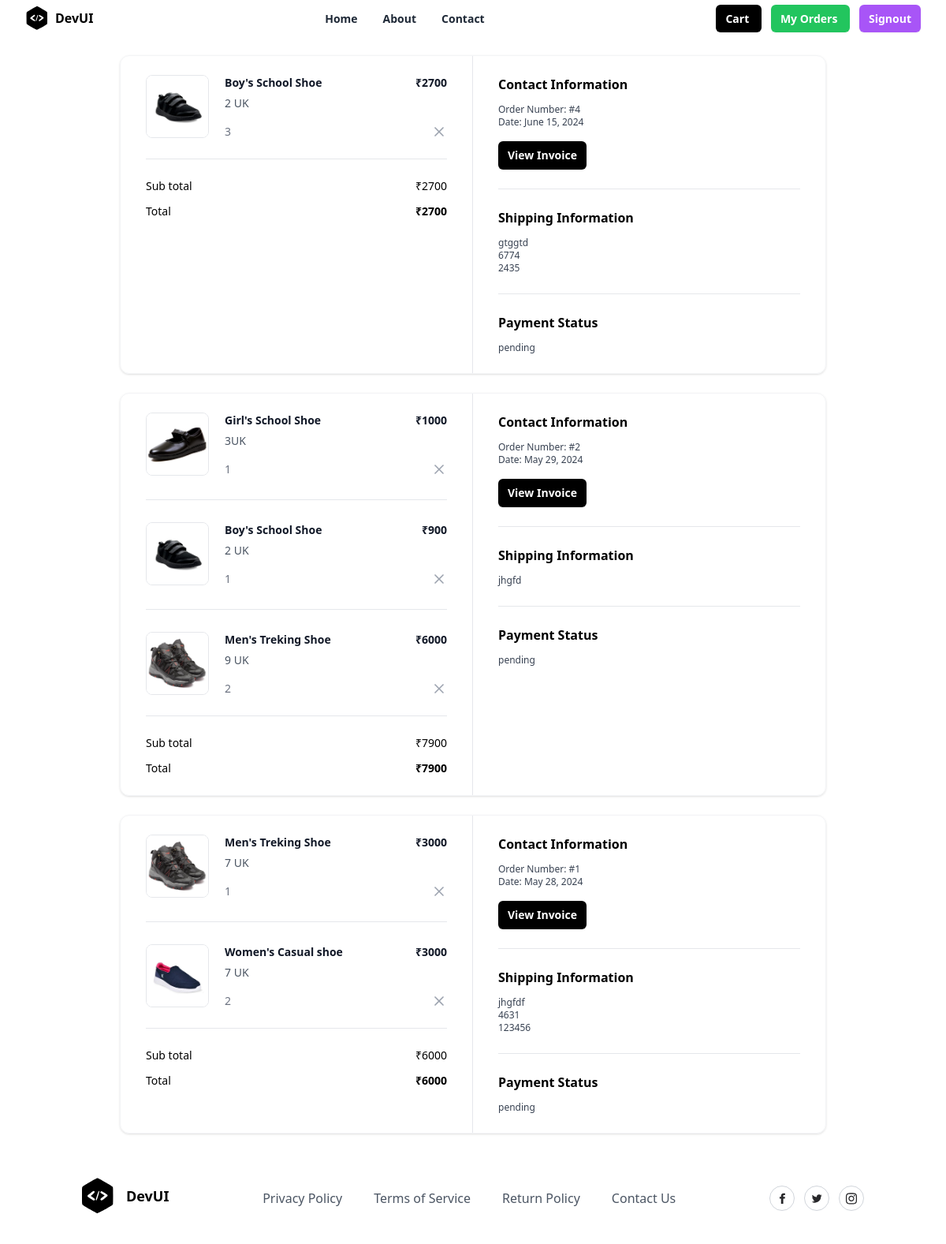
The app's page /order/summary/ (signed in) with its own data.
### shoestore/models.py (models this page shows, shortened)
class BasketItem(models.Model):
    basket_object=models.ForeignKey(Basket,on_delete=models.CASCADE,related_name="cartitems")
    product_object=models.ForeignKey(Product,on_delete=models.CASCADE)
    size_object=models.ForeignKey(Size,on_delete=models.CASCADE)
    quantity=models.PositiveIntegerField(default=1)
    created_date=models.DateTimeField(auto_now_add=True)
    updated_date=models.DateTimeField(auto_now=True)
    is_active=models.BooleanField(default=True)
    is_order_placed=models.BooleanField(default=False)
    @property
    def total_amount(self):
        return self.product_object.price*self.quantity

class Product(models.Model):
    title=models.CharField(max_length=100)
    description=models.TextField(null=True,blank=True)
    size_object=models.ManyToManyField(Size,null=True,blank=True)
    season_object=models.ManyToManyField(Season,null=True,blank=True)
    material_object=models.ForeignKey(Material,on_delete=models.CASCADE)
    category_object=models.ForeignKey(Category,on_delete=models.CASCADE)
    brand_object=models.ForeignKey(Brand,on_delete=models.CASCADE)
    image=models.ImageField(upload_to="product_images",null=True,blank=True,default="product_images/default.jpg")
    price=models.PositiveIntegerField()
    tag_object=models.ManyToManyField(Tag,null=True,blank=True)
    created_date=models.DateTimeField(auto_now_add=True)
    updated_date=models.DateTimeField(auto_now=True)
    is_active=models.BooleanField(default=True)

class Size(models.Model):
    name=models.CharField(max_length=100,unique=True)
    created_date=models.DateTimeField(auto_now_add=True)
    updated_date=models.DateTimeField(auto_now=True)
    is_active=models.BooleanField(default=True)
    def __str__(self):
        return self.name

class Order(models.Model):
    user_object=models.ForeignKey(
                                   User,
                                   on_delete=models.CASCADE,
                                   related_name="myorders"
                                 )
    basket_item_objects=models.ManyToManyField(BasketItem)
    delivery_address=models.CharField(max_length=250)
    phone=models.CharField(max_length=12)
    pin=models.CharField(max_length=10,null=True)
    email=models.CharField(max_length=100)
    pay_options={
                  ('online','online'),
                  ('cod','cod')
                }
    payment_mode=models.CharField(
                                    max_length=100,
                                    choices=pay_options,
                                    default='cod'
                                  )
    order_id=models.CharField(max_length=200,null=True)
    is_paid=models.BooleanField(default=False)
    order_status = (
        ('order_confirmed', 'Order confirmed'),
        ('dispatched', 'Dispatched'),
        ('in_transit', 'In transit'),
        ('delivered', 'Delivered'),
        ('cancelled', 'Cancelled'),
    )
    status = models.CharField(
                                max_length=200,
                                choices=order_status,
                                default='order_confirmed'
                            )
    created_date = models.DateTimeField(auto_now_add=True)
    updated_date = models.DateTimeField(auto_now=True)
    is_active = models.BooleanField(default=True)
    @property
    def sub_total(self):
        basket_items=self.basket_item_objects.all()
        total=0
        if basket_items:
            for bi in basket_items:
                total+=bi.total_amount
        return total

### shoestore/views.py (the view)
# urls.py: path("order/summary/",views.OrderSummmaryView.as_view(),name="order-summary"),
class OrderSummmaryView(View):
    def get(self,request,*args,**kwargs):
        qs=Order.objects.filter(user_object=request.user).order_by("-created_date")
        return render(request,"order_summary.html",{"data":qs})

### shoestore/templates/order_summary.html (shortened to what this page needs)
{%extends 'base.html'%}
{%block main_block%}
{%for order in data%}
<div class="mx-auto my-4 max-w-4xl md:my-6">
  <div class="overflow-hidden rounded-xl border border-gray-100 shadow">
    <div class="grid grid-cols-1 md:grid-cols-2">
      <div class="px-5 py-6 md:border-r md:border-r-gray-200 md:px-8">
        <div class="flow-root">
          <ul class="-my-7 divide-y divide-gray-200">
            {%for bi in order.basket_item_objects.all%}
            <li class="flex items-stretch justify-between space-x-5 py-7">
              <div class="flex flex-1 items-stretch">
                <div class="flex-shrink-0">
                  <img
                    class="h-20 w-20 rounded-lg border border-gray-200 object-contain"
                    src="{{bi.product_object.image.url}}"
                    alt="https://static.nike.com/a/images/c_limit,w_592,f_auto/t_product_v1/54a510de-a406-41b2-8d62-7f8c587c9a7e/air-force-1-07-lv8-shoes-9KwrSk.png"
                  />
                </div>
                <div class="ml-5 flex flex-col justify-between">
                  <div class="flex-1">
                    <p class="text-sm font-bold text-gray-900">
                      {{bi.product_object.title}}
                    </p>
                    <p class="mt-1.5 text-sm font-medium text-gray-600">
                      {{bi.size_object}}
                    </p>
                  </div>
                  <p class="mt-4 text-sm font-medium text-gray-500">{{bi.quantity}}</p>
                </div>
              </div>
              <div class="ml-auto flex flex-col items-end justify-between">
                <p class="text-right text-sm font-bold text-gray-900">
                  ₹{{bi.total_amount}}
                </p>
                <button
                  type="button"
                  class="-m-2 inline-flex rounded p-2 text-gray-400 transition-all duration-200 hover:text-gray-900 focus:outline-none focus:ring-2 focus:ring-gray-900 focus:ring-offset-2"
                >
                  <svg
                    xmlns="http://www.w3.org/2000/svg"
                    width="24"
                    height="24"
                    viewBox="0 0 24 24"
                    fill="none"
                    stroke="currentColor"
                    stroke-width="2"
                    stroke-linecap="round"
                    stroke-linejoin="round"
                    class="h-5 w-5"
                  >
                    <line x1="18" y1="6" x2="6" y2="18"></line>
                    <line x1="6" y1="6" x2="18" y2="18"></line>
                  </svg>
                </button>
              </div>
            </li>
            {%endfor%}
          </ul>
          <hr class="mt-6 border-gray-200" />
          <ul class="mt-6 space-y-3">
            <li class="flex items-center justify-between">
              <p class="text-sm font-medium">Sub total</p>
              <p class="text-sm font-medium">₹{{order.sub_total}}</p>
            </li>
            <li class="flex items-center justify-between">
              <p class="text-sm font-medium ">Total</p>
              <p class="text-sm font-bold ">₹{{order.sub_total}}</p>
            </li>
          </ul>
        </div>
      </div>
      <div class="px-5 py-6 md:px-8">
        <div class="flow-root">
          <div class="-my-6 divide-y divide-gray-200">
            <div class="py-6">
              <h2 class="text-base font-bold text-black">
                Contact Information
              </h2>
              <p class="fontmedium mt-3 text-xs text-gray-700">
                Order Number: #{{order.id}}
              </p>
              <p class="text-xs font-medium text-gray-700">
                Date: {{order.created_date|date}}
              </p>
              <button
                type="button"
                class="mt-4 rounded-md bg-black px-3 py-2 text-sm font-semibold text-white shadow-sm hover:bg-black/80 focus-visible:outline focus-visible:outline-2 focus-visible:outline-offset-2 focus-visible:outline-black"
              >
                View Invoice
              </button>
            </div>
            <div class="py-6">
              <h2 class="mb-2 text-base font-bold text-black">
                Shipping Information
              </h2>
              <p class="mt-3 text-xs font-medium text-gray-700">{{order.delivery_address}}</p>
              <p class="text-xs font-medium text-gray-700">
                {{order.phone}}
              </p>
              <p class="text-xs font-medium text-gray-700">{{order.pin}}</p>
            </div>
            <div class="py-6">
              <h2 class="text-base font-bold text-black">
                Payment Status
              </h2>
              <p class="mt-3 text-xs font-medium text-gray-700">
                   {%if order.is_paid%}
                       completed
                   {%else%}
                        pending
                   {%endif%}
              </p>
            </div>
          </div>
        </div>
      </div>
    </div>
  </div>
</div>
{%endfor%}
{%endblock%}

### records on screen
Order: sub_total "2700", id "4", created_date "June 15, 2024", delivery_address "gtggtd", phone "6774", pin "2435", is_paid "pending"
BasketItem: product_object.image (picture), product_object "Boy's School Shoe", size_object "2 UK", quantity "3", total_amount "2700"
Order: sub_total "7900", id "2", created_date "May 29, 2024", delivery_address "jhgfd", is_paid "pending"
BasketItem: product_object.image (picture), product_object "Girl's School Shoe", size_object "3UK", quantity "1", total_amount "1000"
BasketItem: product_object.image (picture), product_object "Boy's School Shoe", size_object "2 UK", quantity "1", total_amount "900"
BasketItem: product_object.image (picture), product_object "Men's Treking Shoe", size_object "9 UK", quantity "2", total_amount "6000"
Order: sub_total "6000", id "1", created_date "May 28, 2024", delivery_address "jhgfdf", phone "4631", pin "123456", is_paid "pending"
BasketItem: product_object.image (picture), product_object "Men's Treking Shoe", size_object "7 UK", quantity "1", total_amount "3000"
BasketItem: product_object.image (picture), product_object "Women's Casual shoe", size_object "7 UK", quantity "2", total_amount "3000"
